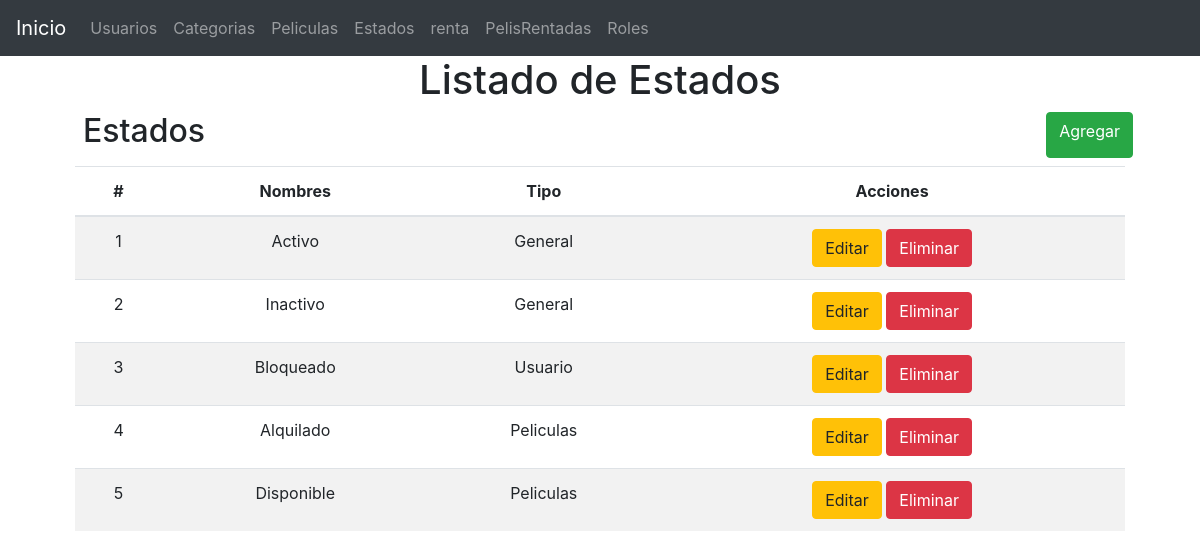
Page /?controller=status on the committed database.
### tables this page shows
CREATE TABLE `statuses` (
  `id` int(10) UNSIGNED NOT NULL,
  `name` varchar(255) NOT NULL,
  `type_status_id` int(10) UNSIGNED NOT NULL,
  `created_at` timestamp NULL DEFAULT NULL,
  `updated_at` timestamp NULL DEFAULT NULL
);

CREATE TABLE `type_statuses` (
  `id` int(10) UNSIGNED NOT NULL,
  `name` varchar(255) NOT NULL,
  `created_at` timestamp NULL DEFAULT NULL,
  `updated_at` timestamp NULL DEFAULT NULL
);

### controllers/StatusController.php (called while the page is built, shortened)
<?php
require 'models/Status.php';
class StatusController
{
    private $model;
    public function __construct()
    {
        $this->model=new Status;
    }
    public function index()
    {
        require 'views/layout.php';
        $statuses=$this->model->getAll();
        require 'views/statutes/list.php';
    }
}
?>

### models/Status.php (called while the page is built, shortened)
<?php
class Status
{
    private $pdo;
    public function __construct()
    {
        try {
            $this->pdo = new Database;
        } catch (PDOException $e) {
            die($e->getMessage());
        }
    }
    public function getAll()
    {
        try {
            $strSql = 'SELECT s.*, ts.name as type FROM statuses s INNER JOIN type_statuses ts ON ts.id = s.type_status_id';
            $query = $this->pdo->select($strSql);
            return $query;
        } catch (PDOException $e) {
            die($e->getMessage());
        }
    }
}

### providers/Database.php (called while the page is built, shortened)
<?php
class Database extends PDO
{
	public function select($strSql, $arrayData = array(), $fetchMode = PDO::FETCH_OBJ)
	{
		$query = $this->prepare($strSql);
		if (!$query->execute())
			echo "Error, la consulta no se realizó";
		else
			return $query->fetchAll($fetchMode);
	}
}

### views/statutes/list.php (the view)
<main class="container">
	<section class="col-md-12 text-center">
		<h1>Listado de Estados</h1>
		<div class="col-md-12 m-2 d-flex justify-content-between">
			<h2>Estados</h2>
			<a href="?controller=status&method=new" class="btn btn-success">Agregar</a>
		</div>
		<section class="col-md-12 flex-nowrap table-responsive">
			<table class="table table-striped table-hover">
				<thead>
					<tr>
						<th>#</th>
                        <th>Nombres</th>
                        <th>Tipo</th>
                        <th>Acciones</th>
					</tr>
				</thead>
				<tbody>
					<?php foreach($statuses as $status): ?>
						<tr>
							<td>
								<?php echo $status->id ?>
							</td>
							<td>
								<?php echo $status->name ?>
							</td>
							<td>
								<?php echo $status->type ?>
							</td>
							<td>
								<a href="?controller=status&method=edit&id=<?php echo $status->id ?>" class="btn btn-warning">Editar</a>
								<a href="?controller=status&method=delete&id=<?php echo $status->id ?>" class="btn btn-danger">Eliminar</a>
							</td>
						</tr>
					<?php endforeach ?>
				</tbody>
			</table>
		</section>
	</section>
</main>

### rows in the picture
statuses: id "1", name "Activo", type_status.name "General"
statuses: id "2", name "Inactivo", type_status.name "General"
statuses: id "3", name "Bloqueado", type_status.name "Usuario"
statuses: id "4", name "Alquilado", type_status.name "Peliculas"
statuses: id "5", name "Disponible", type_status.name "Peliculas"
